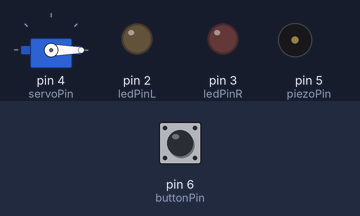
A sketch run on a simulated Arduino Uno, built with avr-gcc and run on an emulated ATmega328P. Parts: servo, output pins drawn as LEDs (lit = HIGH), buzzer (waves = sounding). Inputs (shaded band) come from the test bench; at power-on: pin 6 (buttonPin) HIGH.

Above: at 1.2 s.
1.3 s: pin 6 (buttonPin) pulled LOW for 0.15 s
At 2.7 s:
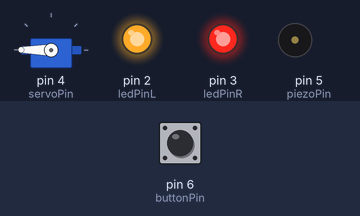
4.4 s: pin 6 (buttonPin) pulled LOW for 1 s
At 5.8 s:
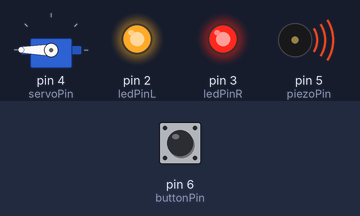
7.5 s: pin 6 (buttonPin) pulled LOW for 3.2 s
At 10.6 s:
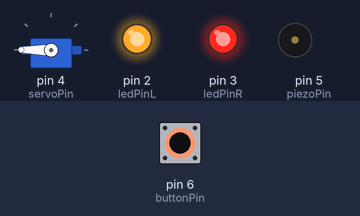
Timing chart, 0 to 13.6 s (numbered marks = the images above; inputs shaded):
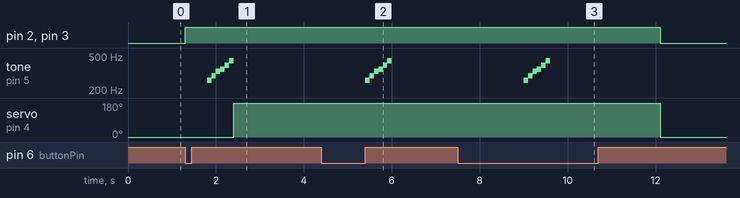

Measured:
- after the input at 1.3 s, pin 2 (ledPinL), pin 3 (ledPinR): LOW → HIGH at once; tone on pin 5 (piezoPin): plays 261 Hz for 0.10 s, 294 Hz for 0.10 s, 330 Hz for 0.10 s, 349 Hz for 0.10 s, 392 Hz for 0.10 s, 440 Hz for 0.10 s, starting after 0.50 s; servo on pin 4 (servoPin): 0° → 180° after 1.1 s
- after the input at 4.4 s, pin 2 (ledPinL), pin 3 (ledPinR): stays HIGH (without the input it goes to LOW after 0.50 s)
- after the input at 7.5 s, pin 2 (ledPinL), pin 3 (ledPinR): HIGH → LOW after 4.6 s instead of 1.0 s; tone on pin 5 (piezoPin): plays 261 Hz for 0.10 s, 294 Hz for 0.10 s, 330 Hz for 0.10 s, 349 Hz for 0.10 s, 392 Hz for 0.10 s, 440 Hz for 0.10 s, starting after 1.5 s; servo on pin 4 (servoPin): 180° → 0° after 4.6 s instead of 1.0 s

The sketch:

arduino_code_project.ino
```cpp
#include <Servo.h>
Servo servoPaw;

const int servoPin = 4;
const int buttonPin = 6;
const int ledPinL = 2;
const int ledPinR = 3;
const int piezoPin = 5;

int buttonState = 1;

void setup()
{
  Serial.begin(9600);
  servoPaw.attach(servoPin);
  pinMode(buttonPin, INPUT_PULLUP);
  pinMode(ledPinL, OUTPUT);
  pinMode(ledPinR, OUTPUT);
  pinMode(piezoPin, OUTPUT);
}

void loop()
{
  buttonState = digitalRead(buttonPin);
  if(buttonState == 0)
  {
    //led
    digitalWrite(ledPinL, HIGH);
    digitalWrite(ledPinR, HIGH);
    delay(500);
    //piezo
    tone(piezoPin, 261);
    delay(100);
    tone(piezoPin, 294);
    delay(100);
    tone(piezoPin, 330);
    delay(100);
    tone(piezoPin, 349);
    delay(100);
    tone(piezoPin, 392);
    delay(100);
    tone(piezoPin, 440);
    delay(100);
    noTone(piezoPin);
    //servo
    servoPaw.write(180);
    delay(2500);
  }
  else
  {
    digitalWrite(ledPinL, LOW);
    digitalWrite(ledPinR, LOW);
    noTone(piezoPin);
    servoPaw.write(0);
  }
}
```
